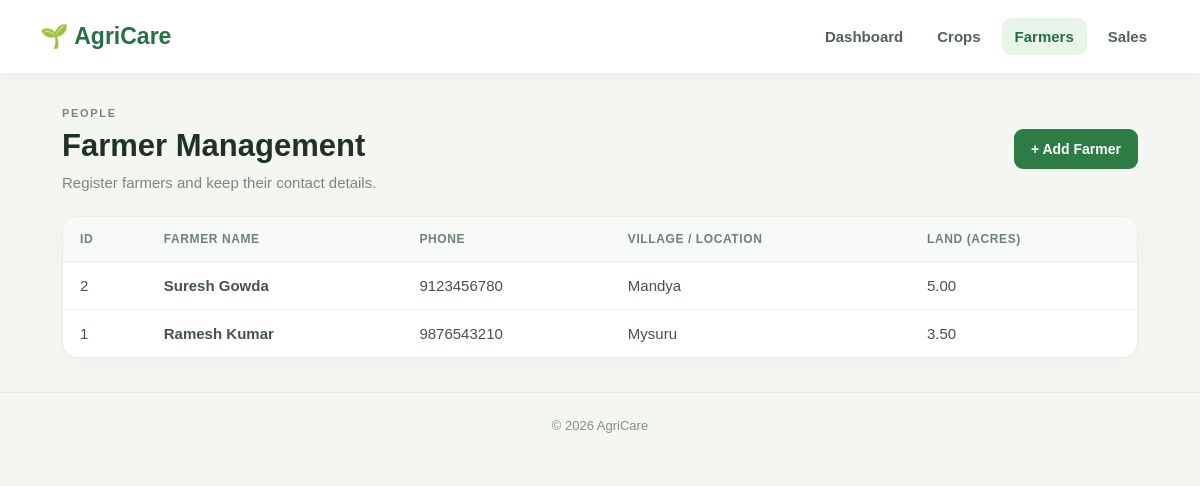
The app's page /farmers.php with its own data.
### tables this page shows
CREATE TABLE IF NOT EXISTS farmers (
  id INT AUTO_INCREMENT PRIMARY KEY,
  farmer_name VARCHAR(120) NOT NULL,
  phone VARCHAR(20) NULL,
  location VARCHAR(150) NULL,
  land_acres DECIMAL(8,2) NOT NULL DEFAULT 0,
  created_at TIMESTAMP DEFAULT CURRENT_TIMESTAMP
);

### farmers.php (the view)
<?php
require_once "db.php";
$result = mysqli_query($conn, "SELECT * FROM farmers ORDER BY id DESC");
?>
<!DOCTYPE html><html lang="en"><head><meta charset="utf-8"><meta name="viewport" content="width=device-width, initial-scale=1"><title>Farmers | AgriCare</title><link rel="stylesheet" href="style.css"></head><body>
<header class="topbar"><div class="brand">🌱 AgriCare</div><nav><a href="index.php">Dashboard</a><a href="crops.php">Crops</a><a class="active" href="farmers.php">Farmers</a><a href="sales.php">Sales</a></nav></header>
<main class="container"><div class="page-heading"><div><p class="eyebrow">PEOPLE</p><h1>Farmer Management</h1><p>Register farmers and keep their contact details.</p></div><a class="btn" href="farmer_add.php">+ Add Farmer</a></div>
<div class="panel table-wrap"><table><thead><tr><th>ID</th><th>Farmer Name</th><th>Phone</th><th>Village / Location</th><th>Land (acres)</th></tr></thead><tbody>
<?php if(mysqli_num_rows($result)){while($r=mysqli_fetch_assoc($result)){?><tr><td><?php echo $r["id"]; ?></td><td><strong><?php echo htmlspecialchars($r["farmer_name"]); ?></strong></td><td><?php echo htmlspecialchars($r["phone"]); ?></td><td><?php echo htmlspecialchars($r["location"]); ?></td><td><?php echo number_format((float)$r["land_acres"],2); ?></td></tr><?php }}else{?><tr><td colspan="5">No farmers registered yet.</td></tr><?php } ?>
</tbody></table></div></main><footer>© <?php echo date("Y"); ?> AgriCare</footer></body></html>

### style.css (style rules this page uses)
* { box-sizing:border-box }
body { margin:0;background:#f4f7f1;color:#203128;font-family:Arial,Helvetica,sans-serif;font-size:15px }
.topbar { background:#fff;display:flex;align-items:center;justify-content:space-between;padding:18px max(calc((100% - 1120px)/2),24px);gap:24px;box-shadow:0 2px 12px #18351b0b }
.brand { font-size:23px;font-weight:800;color:#267143;white-space:nowrap }
nav { display:flex;gap:8px;flex-wrap:wrap }
nav a { color:#526258;text-decoration:none;padding:10px 13px;border-radius:9px;font-weight:600 }
nav a:hover,nav a.active { background:#e8f4e8;color:#24703d }
.container { max-width:1120px;margin:34px auto;padding:0 22px }
.eyebrow { font-size:11px;letter-spacing:1.7px;font-weight:800;color:#4e9a60;margin:0 0 9px }
.btn { display:inline-block;border:0;background:#2d7b45;color:white;padding:12px 17px;border-radius:9px;text-decoration:none;font-size:14px;font-weight:700;cursor:pointer }
.stat,.panel { background:white;border:1px solid #e7ede5;border-radius:15px;box-shadow:0 5px 18px #153b1706 }
.panel { padding:23px;margin-bottom:24px }
.panel-heading p,.page-heading p { margin:0;color:#7b877e }
.table-wrap { overflow-x:auto }
.table-wrap.panel { padding:0 }
table { width:100%;border-collapse:collapse;white-space:nowrap }
th,td { text-align:left;padding:15px 17px;border-bottom:1px solid #edf0eb }
th { font-size:12px;text-transform:uppercase;letter-spacing:.6px;color:#718076;background:#f8faf7 }
td { color:#45544a }
tr:last-child td { border-bottom:0 }
.page-heading { display:flex;justify-content:space-between;align-items:center;gap:20px;margin-bottom:25px }
.page-heading h1 { font-size:31px;margin:0 0 10px }
.page-heading .eyebrow { margin-bottom:9px }
footer { text-align:center;padding:25px;color:#839087;font-size:13px;border-top:1px solid #e6ece4;margin-top:30px }

### records on screen
farmers: id "2", farmer_name "Suresh Gowda", phone "9123456780", location "Mandya", land_acres "5.00"
farmers: id "1", farmer_name "Ramesh Kumar", phone "9876543210", location "Mysuru", land_acres "3.50"
